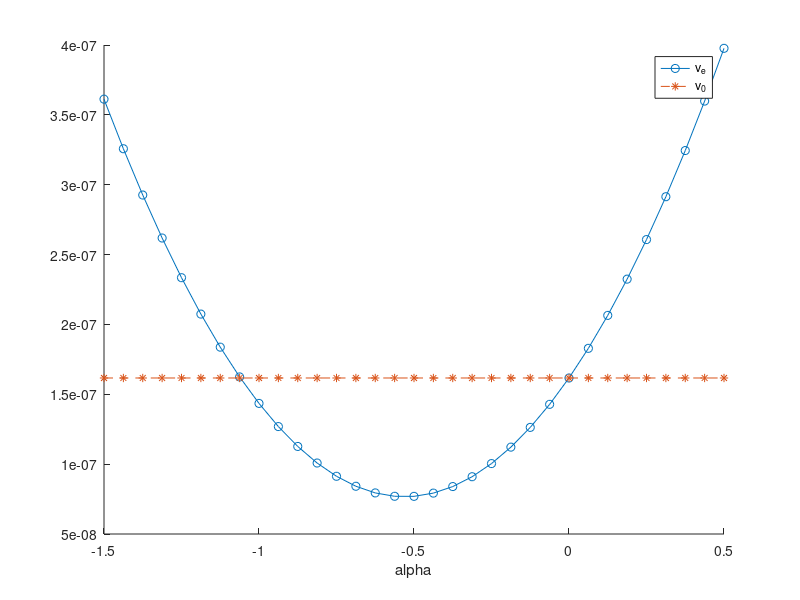
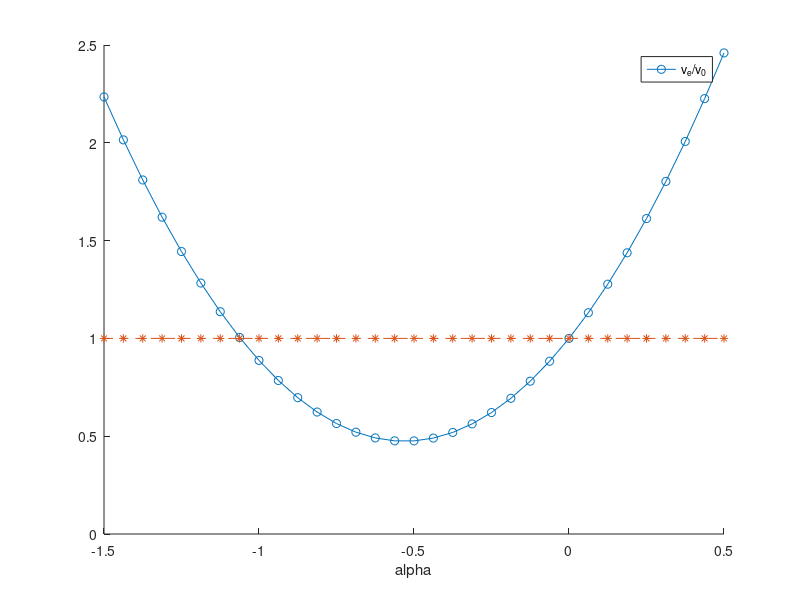

The MATLAB source for these figures, in order:
function cvis_rs_tols()
    
    format long;
    rng('default');
    
    mu = 0;
    std = 1;
    w0 = 3;
    w1 = 2.8;
    l0 = mu+w0*std;
    l1 = mu+w1*std;
    
    Q0 = @(x) l0-x;
    Q1 = @(x) l1-x;

    v = 1.352806663625048e-09;
    prob0 = 0.001349898031630;
    prob1 = 1-normcdf(l1);
    
    a = linspace(-1.5,0.5,33);
    ansamples = 10000;
    wQ0s(1:ansamples) = 0;
    wQ1s(1:ansamples) = 0;
    
    nsamples = 10000;
    umin = 0;
    umax = 7;
    
    tol = 1.5;
    prob2 = 1-normcdf(l1-tol);
    Q2 = @(x) l1-tol-x;
    q = @(x) ((Q2(x)<0).*normpdf(x))/prob2;
    
    for j = 1:ansamples
        % rejection sampling
        u = umin+(umax-umin)*rand(nsamples,1);
        sample_value = q(u);
        max_value = max(sample_value);
        accepted = rand(nsamples,1)<(sample_value/max_value);
        samples = u(accepted,:);
        if length(samples) < 500
            error('length(samples) < 500');
        end
        
        Q0s = Q0(samples(:))<0;
        Q1s = Q1(samples(:))<0;
        w = normpdf(samples)./q(samples);

        wQ0s(j) = mean(w.*Q0s);
        wQ1s(j) = mean(w.*Q1s);
    end
      
    m0 = mean(wQ0s);
    m1 = mean(wQ1s);
    me = m0+a*(m1-prob1);
      
    prob0
    prob1
    
    display('prob0./m0')
    prob0./m0
    display('prob0./me')
    prob0./me'
    
    covar = cov(wQ0s,wQ1s);
    v0 = covar(1,1);
    v1 = covar(2,2);
    ve = v0+a.^2*v1+2*a*covar(1,2);
      
    display('v./v0')
    v/v0
    display('v/ve')
    v./ve'
    display('ve./v0')
    ve'./v0
    
    figure(1)
    hold on
    plot(a,ve,'-o',a,v0*ones(1,length(a)),'--*')
    legend('v_e','v_0')
    xlabel('alpha')
    hold off
    
    figure(2)
    hold on
    plot(a,ve./v0,'-o',a,ones(1,length(a)),'--*')
    legend('v_e/v_0')
    xlabel('alpha')
    hold off
    
end